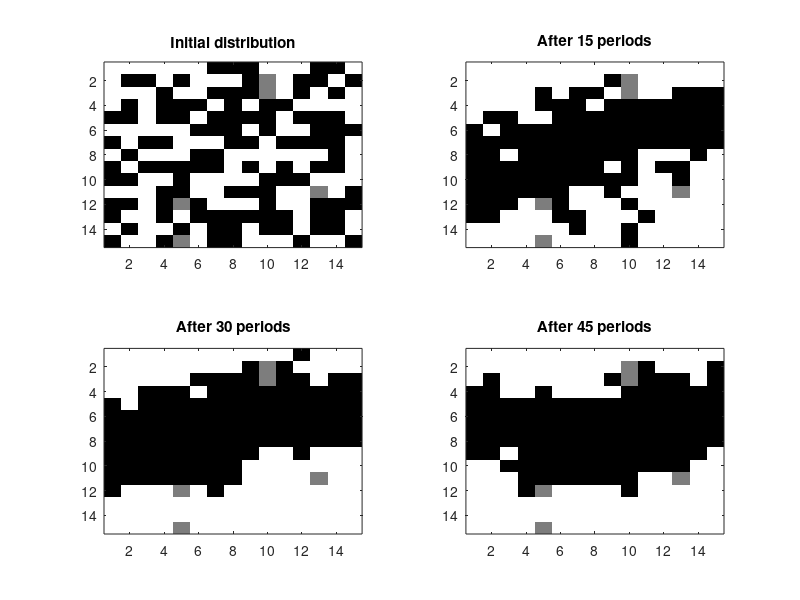

The MATLAB script that drew this image:
clc
close all; clear all;

global H F S nh nw nb n rep Tempvec thres ccrit lcrit zcrit

nh = 225; nw = 110; nb = 110; rep = 45; thres = 0.35;

n = sqrt(nh);

H = [zeros(1,nh-nw-nb), ones(1,nb), -1*ones(1,nw)]; % '1' = black, '-1' = white
H = reshape(H(randperm(numel(H))), n, n); % Initial random distribution of households

F = [1 1 1; 1 0 1; 1 1 1]; % Filter

ccrit = max(-3, 3-2*ceil(8*thres));
lcrit = max(-5, 5-2*ceil(8*thres));
zcrit = 8-2*ceil(8*thres);

m = 1;
figure
colormap(flipud(gray))
set(gcf,'color','w');
subplot(2,2,m);
imagesc(H)
title('Initial distribution')

for l=1:rep
    
    Tempvec = []; % Temporary storage of moving households
    Crit = zeros(n); % Matrix storing moving decisions
    S = conv2(H, F, 'same'); % The sum of the surrounding elements
    
    for i=1:n
        for j=1:n
            if ((i==1)||(i==n))&&((j==1)||(j==n)) % corners
                if ((H(i,j)==1)&&(S(i,j)<=ccrit))||((H(i,j)==-1)&&(S(i,j)>=-ccrit)) Crit(i,j) = 1; Tempvec = [Tempvec H(i,j)]; end;
            elseif (i==1)||(i==n)||(j==1)||(j==n) % lines
                if ((H(i,j)==1)&&(S(i,j)<=lcrit))||((H(i,j)==-1)&&(S(i,j)>=-lcrit)) Crit(i,j) = 1; Tempvec = [Tempvec H(i,j)]; end;
            else % centre
                if ((H(i,j)==1)&&(S(i,j)<=zcrit))||((H(i,j)==-1)&&(S(i,j)>=-zcrit)) Crit(i,j) = 1; Tempvec = [Tempvec H(i,j)]; end;
            end;
        end;
    end;
    
    Tempvec = Tempvec(randperm(numel(Tempvec)));
    k = 1;

    for i=1:n
        for j=1:n
            if (Crit(i,j)==1)
                H(i,j) = Tempvec(k);
                k = k+1;
            end;
        end;
    end;
    
    if mod(l,15)==0
        m = m+1;
        subplot(2,2,m);
        imagesc(H)
        title(['After ', num2str(l), ' periods'])
    end

end;
